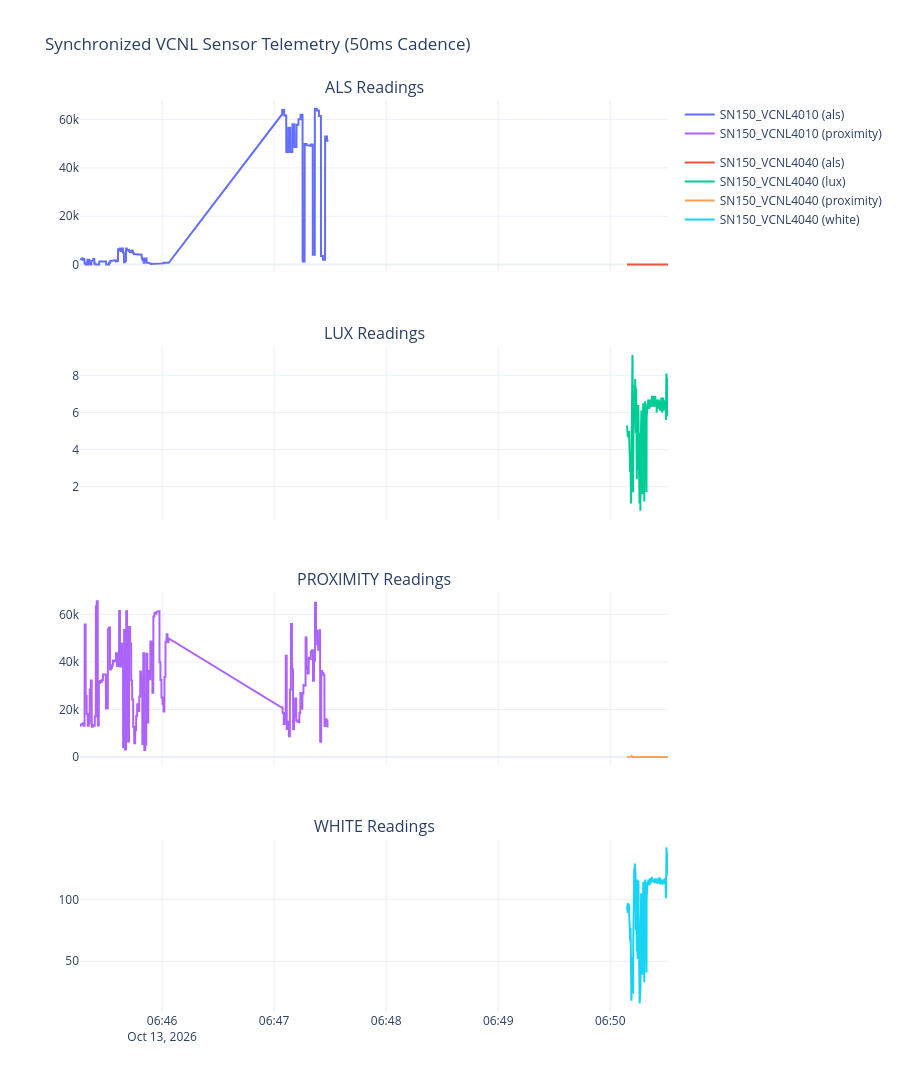

Write notebook code for a chart like this one.
### Code cell
import plotly.graph_objects as go
from plotly.subplots import make_subplots


def plot_interactive_sensors(df: pd.DataFrame):
    """Creates an interactive multi-panel time-series chart with linked zoom controls."""
    metrics = sorted(list({col.rsplit("_", 1)[-1] for col in df.columns}))

    fig = make_subplots(
        rows=len(metrics),
        cols=1,
        shared_xaxes=True,
        subplot_titles=[f"{m.upper()} Readings" for m in metrics],
        vertical_spacing=0.08,
    )

    for row_idx, metric in enumerate(metrics, start=1):
        metric_cols = [c for c in df.columns if c.endswith(f"_{metric}")]

        for col in metric_cols:
            sensor_label = col.rsplit(f"_{metric}", 1)[0]
            fig.add_trace(
                go.Scatter(
                    x=df.index,
                    y=df[col],
                    mode="lines",
                    name=f"{sensor_label} ({metric})",
                    legendgroup=sensor_label,
                ),
                row=row_idx,
                col=1,
            )

    fig.update_layout(
        height=300 * len(metrics),
        title_text="Synchronized VCNL Sensor Telemetry (50ms Cadence)",
        hovermode="x unified",
        template="plotly_white",
    )

    fig.show()


# Example Usage:
plot_interactive_sensors(master_df)

### Figure 1 — Plotly figure (JSON) as saved in the notebook; plotly's stock layout.template omitted (floating-point values rounded to 4 significant figures; data arrays with more than 128 entries replaced by an {"elided": "..."} marker saying what was removed)
{"data": [{"legendgroup": "SN150_VCNL4010", "mode": "lines", "name": "SN150_VCNL4010 (als)", "x": {"elided": "1850 str values"}, "y": {"elided": "1850 float values"}, "type": "scatter", "xaxis": "x", "yaxis": "y"}, {"legendgroup": "SN150_VCNL4040", "mode": "lines", "name": "SN150_VCNL4040 (als)", "x": {"elided": "1850 str values"}, "y": {"elided": "1850 float values"}, "type": "scatter", "xaxis": "x", "yaxis": "y"}, {"legendgroup": "SN150_VCNL4040", "mode": "lines", "name": "SN150_VCNL4040 (lux)", "x": {"elided": "1850 str values"}, "y": {"elided": "1850 float values"}, "type": "scatter", "xaxis": "x2", "yaxis": "y2"}, {"legendgroup": "SN150_VCNL4010", "mode": "lines", "name": "SN150_VCNL4010 (proximity)", "x": {"elided": "1850 str values"}, "y": {"elided": "1850 float values"}, "type": "scatter", "xaxis": "x3", "yaxis": "y3"}, {"legendgroup": "SN150_VCNL4040", "mode": "lines", "name": "SN150_VCNL4040 (proximity)", "x": {"elided": "1850 str values"}, "y": {"elided": "1850 float values"}, "type": "scatter", "xaxis": "x3", "yaxis": "y3"}, {"legendgroup": "SN150_VCNL4040", "mode": "lines", "name": "SN150_VCNL4040 (white)", "x": {"elided": "1850 str values"}, "y": {"elided": "1850 float values"}, "type": "scatter", "xaxis": "x4", "yaxis": "y4"}], "layout": {"xaxis": {"anchor": "y", "domain": [0.0, 1.0], "matches": "x4", "showticklabels": false}, "yaxis": {"anchor": "x", "domain": [0.81, 1.0]}, "xaxis2": {"anchor": "y2", "domain": [0.0, 1.0], "matches": "x4", "showticklabels": false}, "yaxis2": {"anchor": "x2", "domain": [0.54, 0.73]}, "xaxis3": {"anchor": "y3", "domain": [0.0, 1.0], "matches": "x4", "showticklabels": false}, "yaxis3": {"anchor": "x3", "domain": [0.27, 0.46]}, "xaxis4": {"anchor": "y4", "domain": [0.0, 1.0]}, "yaxis4": {"anchor": "x4", "domain": [0.0, 0.19]}, "annotations": [{"font": {"size": 16}, "showarrow": false, "text": "ALS Readings", "x": 0.5, "xanchor": "center", "xref": "paper", "y": 1.0, "yanchor": "bottom", "yref": "paper"}, {"font": {"size": 16}, "showarrow": false, "text": "LUX Readings", "x": 0.5, "xanchor": "center", "xref": "paper", "y": 0.73, "yanchor": "bottom", "yref": "paper"}, {"font": {"size": 16}, "showarrow": false, "text": "PROXIMITY Readings", "x": 0.5, "xanchor": "center", "xref": "paper", "y": 0.46, "yanchor": "bottom", "yref": "paper"}, {"font": {"size": 16}, "showarrow": false, "text": "WHITE Readings", "x": 0.5, "xanchor": "center", "xref": "paper", "y": 0.19, "yanchor": "bottom", "yref": "paper"}], "title": {"text": "Synchronized VCNL Sensor Telemetry (50ms Cadence)"}, "height": 1200, "hovermode": "x unified"}}
